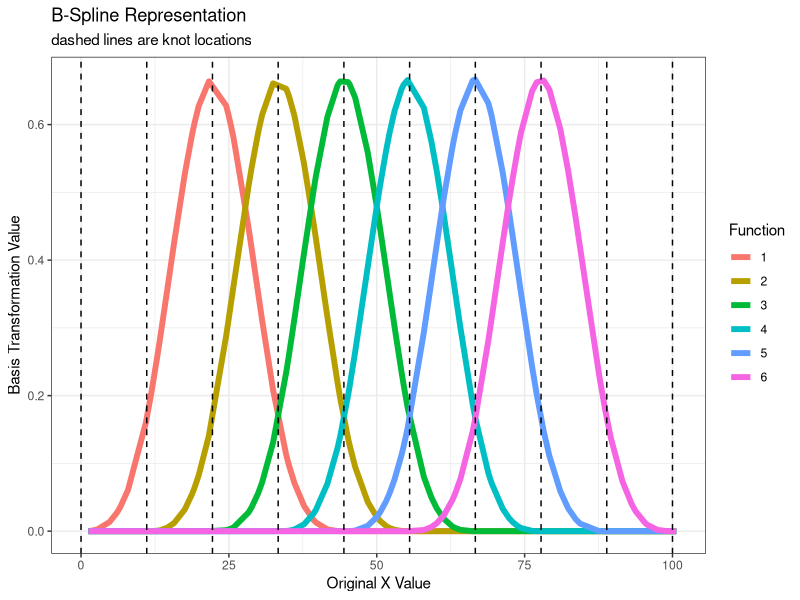

Write R code to recreate this figure.
## ---- chunk 1
knitr::opts_chunk$set(fig.width = 5, fig.height = 3.2, dpi = 200)
## ---- chunk 2
library(ggplot2)
library(dplyr)
library(tidyr)
x <- 1:100 + rnorm(100)
k <- seq(0, 100, length.out = 10)

print(x)
print(k)

bspline <- function(x, k, i, m = 2){
  ## Evaluate ith B-spline basis function of order m at the
  ## values in x, given knot locations in k
  if(m == -1){
    res <- as.numeric(x < k[i + 1] & x >= k[i])
  } else {
    z0 <- (x - k[i]) / (k[i + m + 2] - k[i + 1])
    z1 <- (k[i + m + 2] - x) / (k[i + m + 2] - k[i + 1])
    res <- z0 * bspline(x, k, i, m - 1) + z1 * bspline(x, k, i + 1, m - 1)
  }
  return(res)
}


spline_basis <- vapply(1:6, function(i, x_ = x, k_ = k) bspline(x = x_, k = k_, i = i), numeric(100))
spline_basis_df <- data.frame(spline_basis, stringsAsFactors = F)
names(spline_basis_df) <- as.character(seq_len(ncol(spline_basis)))
spline_basis_df$X <- x
  
spline_basis_df %>%
  gather(Function, Value, -X) %>%
  ggplot(aes(x = X, y = Value, color = Function)) + 
  geom_line(size = 2) +
  geom_vline(aes(xintercept = loc), data = data_frame(loc = k), linetype = "dashed") +
  ggtitle("B-Spline Representation", "dashed lines are knot locations") +
  theme_bw() +
  xlab("Original X Value") +
  ylab("Basis Transformation Value")
## ---- chunk 3
knitr::kable(head(spline_basis_df), align = "c")
## ---- chunk 4
k <- 6
P <- diff(diag(k), differences = 1)
S <- t(P) %*% P
S
